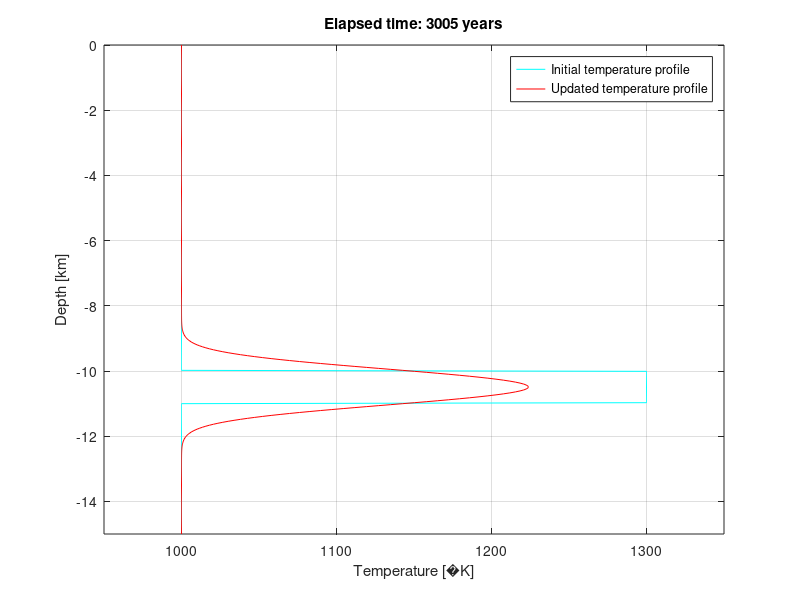

This chart was generated by the following MATLAB code:
clearvars; close all; clc;
%% Parameters  
% code parameters
n = 500; % number of nodes, the bigger the more precise but more computing time
CFL = 0.99; % Courant–Friedrichs–Lewy condition making dt smaller
StopCond = 3000*365.25*24*60*60; % set at what time it should stop, 3000 years
plot_speed = 4; % set number of iteration before plot (higher = faster)

% physics parameters
T_bc = 1000; % boundary condition [deg K]
T_intr = 1300; % intrusion temperature [deg K]
L0_intr = 1e4; % top of inculsion depth [m]
L1_intr = 11e3; % bottom of inclusion depth [m]

Ly = 15000; % depth [m]
rho = 3000; % density [kg.m⁻³]
eta = 1e16; % viscosity [Pa.s]
k = 3; % thermal coeff [W/m/K]
Cp = 1000; % thermal capacity [J/kg/K]
dPdy = 31000; % pressure over height (y-ayis)
g = 10; % gravity acceleration

%% Functions
% physics
dy = Ly/(n-1); % set dy size relative to the node number, -1 because slot between [m]
kappa = k/rho/Cp; % compute kappa constant
dt = dy^2/2/kappa*CFL; % set dt according to dy [s]

% code intialisation
y = 0:dy:Ly; % create y vector with dy interval from 0 to L
T = zeros(n,1); % initiate temperature vector
L = zeros(n,n); % initiate stiffness matriy
ii=0; % initialisation of while itreation counter
time = 0; % initialize time counter for "for" loop

% boundary condition
L(1,1) = 1; % boundary condition for L top left
L(n,n) = 1; % boundary condition for L bottom right

for i=1:1:n % loop initiating temperature profile
    if y(1,i)>=L0_intr && y(1,i)<=L1_intr % create T vector with the temperature evolution
        T(i,1) = T_intr; % set intrusion temperature between L0 and L1 intrusion
    else
        T(i,1) = T_bc;
    end
end
R = T; % copy T array to response arrray = same size and same boundary conditions since boundary aren't touch by loops
T0 = T; % store initial tempearture vector

% plot
figure(1) % index figure
while round(time) < StopCond % loop over each row between 2 to end-1
    ii = ii+1; % update while iteration counter [-]
    time = time+dt; % update time counter [s]
    
    for i=2:1:n-1 % fill up solution array
        R(i,1) = T(i,1)/dt; % Right Hand side is T/dt
        L(i,i-1) = -kappa/(dy^2); % compute first diagonal L
        L(i,i) = 1/dt+2*kappa/(dy^2); % compute second diagonal L
        L(i,i+1) = -kappa*dy^-2; % compute third diagonal L
    end
    T = L\R; % compute linear solution of L*S=R for S with S being the new Temperature and R beeing old T/dt
   
    % Plots
    if mod(ii,plot_speed)==0 % allow to plot every few iteration, set by plot_speed
        plot(T0,-y/1000,'cyan',T,-y/1000,'r')
        xlim([950 1350])
        ylim([-15 0])
        title(['Elapsed time: ',num2str(round(time/(365.25*24*60*60))),' years'])
        xlabel(['Temperature [',char(176),'K]'])
        ylabel('Depth [km]')
        legend('Initial temperature profile','Updated temperature profile')
        grid on
        drawnow % update plot each time this function is executed
    end
end
disp(['Question 2C: The peak temperature after ',num2str(round(time/(365.25*24*60*60))),' years is ',num2str(round(max(T))),char(176),'K']) % answer question 2C
